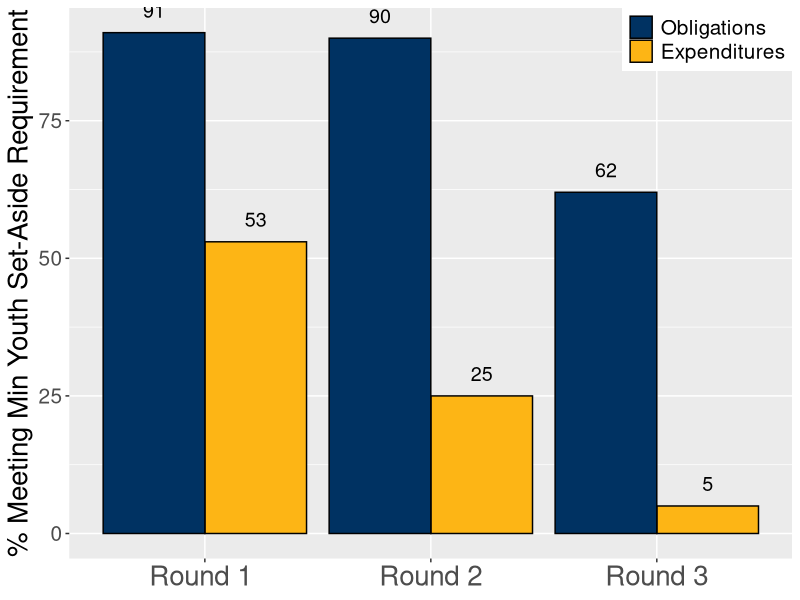

The R script that drew this image:

# Set working directory and read data
setwd('/Users/zorakramer/Downloads')
hhap_geotype <- read.csv('hhap_geotype.csv')
hhap_hhpi <- read.csv('hhap_hhpi.csv')
hhap_overview <- read.csv('hhap_overview.csv')
hhap_yhdp <- read.csv('hhap_yhdp.csv')

# Load necessary libraries
library(ggplot2)
library(dplyr)
library(tidyr)
##OVERVIEW
# Transform the data to long format using tidyr's pivot_longer
data_melted_overview <- hhap_overview %>%
  pivot_longer(cols = -round, names_to = "category", values_to = "value")

# Create the side-by-side bar chart
order_overview<-c('percent_obl_meets_threshold','percent_exp_meets_threshold')
overviewbar <- ggplot(data = data_melted_overview, aes(x = factor(round), y = value, fill = factor(category, order_overview))) +
  geom_bar(stat = 'identity', position = 'dodge', colour = "black") +
  scale_x_discrete(labels=c("Round 1 ", "Round 2", "Round 3"))+
  labs(
       x = 'Category',
       y = '% Meeting Min Youth Set-Aside Requirement',
       fill = 'Round') +
  theme(axis.title.x = element_blank(),
        axis.title.y = element_text(size=20),
        axis.text.x = element_text(angle = 0, size = 20),
        axis.text.y=element_text(size=15),
        legend.title=element_blank(),
        legend.text = element_text(size=15),
        legend.position = c(1,1),
        legend.justification = c(1,1),)+
  geom_text(
    aes(label = value),
    colour = "black", size = 5,
    vjust = -1, position = position_dodge(.9)
  )+
  scale_fill_manual(values=c("#003262", "#FDB515", "#3B7EA1"),labels=c('Obligations','Expenditures') )

# Display the chart
overviewbar
